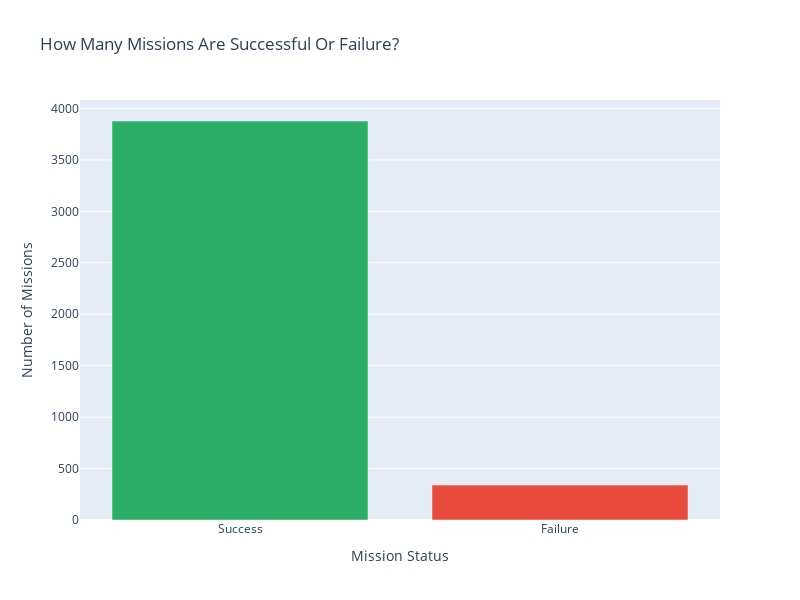

This figure's notebook cell:
### Markdown cell above
### Number Of Successful Missions Vs. Failed Ones

### Code cell
mission_status = data.groupby("Mission_Status", as_index=True).size().sort_values(ascending=False)[:2]

fig = px.bar(mission_status,
             x=mission_status.index,
             y=mission_status.values,
             title="How Many Missions Are Successful Or Failure?",
             color_discrete_sequence=['#2BAE66', '#E94B3C'],
             color=mission_status.index,
             width=800,
             height=600
)

fig.update_layout(xaxis_title="Mission Status",
                  yaxis_title="Number of Missions")

fig.update_traces(hovertemplate='%{y} Missions',showlegend=False).show()

### Figure 1 — Plotly figure (JSON) as saved in the notebook; plotly's stock layout.template omitted (floating-point values rounded to 4 significant figures)
{"data": [{"alignmentgroup": "True", "hovertemplate": "%{y} Missions", "legendgroup": "Success", "marker": {"color": "#2BAE66", "pattern": {"shape": ""}}, "name": "Success", "offsetgroup": "Success", "orientation": "v", "showlegend": false, "textposition": "auto", "type": "bar", "x": ["Success"], "xaxis": "x", "y": [3878], "yaxis": "y"}, {"alignmentgroup": "True", "hovertemplate": "%{y} Missions", "legendgroup": "Failure", "marker": {"color": "#E94B3C", "pattern": {"shape": ""}}, "name": "Failure", "offsetgroup": "Failure", "orientation": "v", "showlegend": false, "textposition": "auto", "type": "bar", "x": ["Failure"], "xaxis": "x", "y": [339], "yaxis": "y"}], "layout": {"barmode": "relative", "height": 600, "legend": {"title": {"text": "Mission_Status"}, "tracegroupgap": 0}, "title": {"text": "How Many Missions Are Successful Or Failure?"}, "width": 800, "xaxis": {"anchor": "y", "autorange": true, "categoryarray": ["Success", "Failure"], "categoryorder": "array", "domain": [0, 1], "range": [-0.5, 1.5], "title": {"text": "Mission Status"}, "type": "category"}, "yaxis": {"anchor": "x", "autorange": true, "domain": [0, 1], "range": [0, 4082.0], "title": {"text": "Number of Missions"}, "type": "linear"}}}
